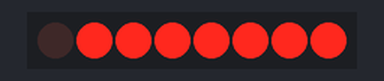
Recording of a sketch running on a simulated Arduino Uno, built with avr-gcc and run on an emulated ATmega328P. Shown: 8 port-expander outputs drawn as a row of LEDs (first output left, lit = HIGH). Wiring (inferred from the names in the program): PCF8574 port expander at I2C address 0x20. Wiring (inferred from the signals the program sends): row of LEDs: on Q0, Q1, Q2, Q3, Q4, Q5, Q6, Q7.

Above: at 0.2 s.
At 6.1 s:
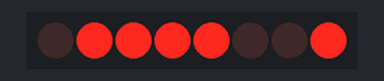
At 8.2 s:
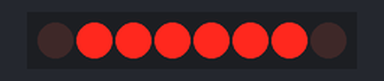
At 11.2 s:
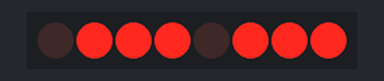
At 22.3 s:
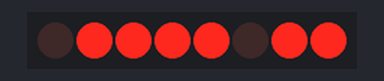
At 33.2 s:
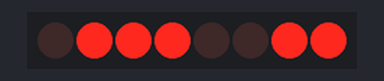
Timing chart, 0 to 40.0 s (numbered marks = the images above):
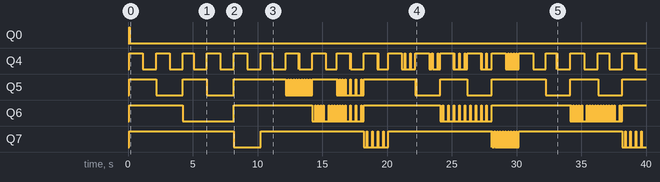

Measured:
- by itself, Q0: LOW → HIGH at 0.08 s, → LOW 0.06 s later
- by itself, Q4: LOW → HIGH at 0.08 s, → LOW 1.1 s later, → HIGH 1.0 s later, → LOW 1.0 s later, … (76 changes in this stretch)
- by itself, Q5: LOW → HIGH at 0.08 s, → LOW 2.1 s later, → HIGH 2.1 s later, → LOW 1.9 s later, … (51 changes in this stretch)
- by itself, Q6: LOW → HIGH at 0.08 s, → LOW 4.2 s later, → HIGH 3.9 s later, → LOW 6.1 s later, … (89 changes in this stretch)
- by itself, Q7: LOW → HIGH at 0.08 s, → LOW 8.1 s later, → HIGH 2.1 s later, → LOW 8.0 s later, … (44 changes in this stretch)

The sketch:

wyswietlacz_interfejs_szere_4_bit.ino
```cpp
#include <avr/io.h>
#include <util/delay.h>

#define PCF8574_ADDRESS 0x20

#define RS 0 //P0
#define EN 1 //P1

#define D4 4 //P4
#define D5 5
#define D6 6
#define D7 7 //P7

uint8_t to_send = 0;

uint16_t seconds = 0;

void I2C_Init() {
    TWSR = 0x00;
    TWBR = 0x48;
    TWCR = (1 << TWEN);
}

void I2C_Start() {
    TWCR = (1 << TWSTA) | (1 << TWEN) | (1 << TWINT);
    while (!(TWCR & (1 << TWINT)));
}

void I2C_Stop() {
    TWCR = (1 << TWSTO) | (1 << TWEN) | (1 << TWINT);
}

void I2C_Write(uint8_t data) {
    TWDR = data;
    TWCR = (1 << TWEN) | (1 << TWINT);
    while (!(TWCR & (1 << TWINT)));
}

void PCF8574_Write(uint8_t data) {
    I2C_Start();
    I2C_Write(PCF8574_ADDRESS << 1);
    I2C_Write(data);
    I2C_Stop();

}

uint8_t PCF8574_Read() {
    uint8_t data;
    I2C_Start();
    I2C_Write((PCF8574_ADDRESS << 1) | 1);
    TWCR = (1 << TWEN) | (1 << TWINT);
    while (!(TWCR & (1 << TWINT)));
    data = TWDR;
    I2C_Stop();
    return data;
}

void lcd_enable(){
  to_send |= (1<<EN);
  PCF8574_Write(to_send);
  _delay_us(1);
  to_send &= ~(1<<EN);
  PCF8574_Write(to_send);
  _delay_us(50);
}

void lcd_send(uint8_t data, uint8_t is_data){
  if(is_data) to_send |= (1<<RS);
  else to_send &= ~(1<<RS);

  to_send = (to_send&0b00001111)|(data&0b11110000);
  PCF8574_Write(to_send);
  lcd_enable();

  to_send = (to_send&0b00001111)|((data<< 4) &0b11110000 );
  PCF8574_Write(to_send);
  lcd_enable();

  _delay_ms(2);
}

void lcd_command(uint8_t cmd){
  lcd_send(cmd, 0);
}

void lcd_data(uint8_t data){
  lcd_send(data, 1);
}

void lcd_init(){
  _delay_ms(40);

  lcd_command(0b00110011);
  lcd_command(0b00110010);

  lcd_command(0b00101000);
  lcd_command(0b00001100);
  lcd_command(0b00000001);
  _delay_ms(2);
  lcd_command(0b00000110);
}

void lcd_set_cursor(uint8_t row, uint8_t col){
  uint8_t pos = 0;
  if(row==0) pos = col;
  else pos = 0b01000000 + col;
  lcd_command(0b10000000 | pos);
}

void lcd_print(const char *str) {
    while (*str) {
        lcd_data(*str++);
    }
}

void timer1_init(){
  TCCR1B |= (1<<WGM12)|(1<<CS12)|(1<<CS10);
  OCR1A = 15624;
  TIMSK1 |= (1<<OCIE1A);
  sei();
}

int main() {
    I2C_Init();
    lcd_init();
    timer1_init();

    lcd_set_cursor(0, 0);
    lcd_print("Hello World");

    char buffer[16];
    while (1) {
      lcd_set_cursor(1,0);
      sprintf(buffer, "%u", seconds);
      lcd_print(buffer);
      _delay_ms(200);
    }

    return 0;
}
ISR(TIMER1_COMPA_vect){
  seconds++;
}
```
